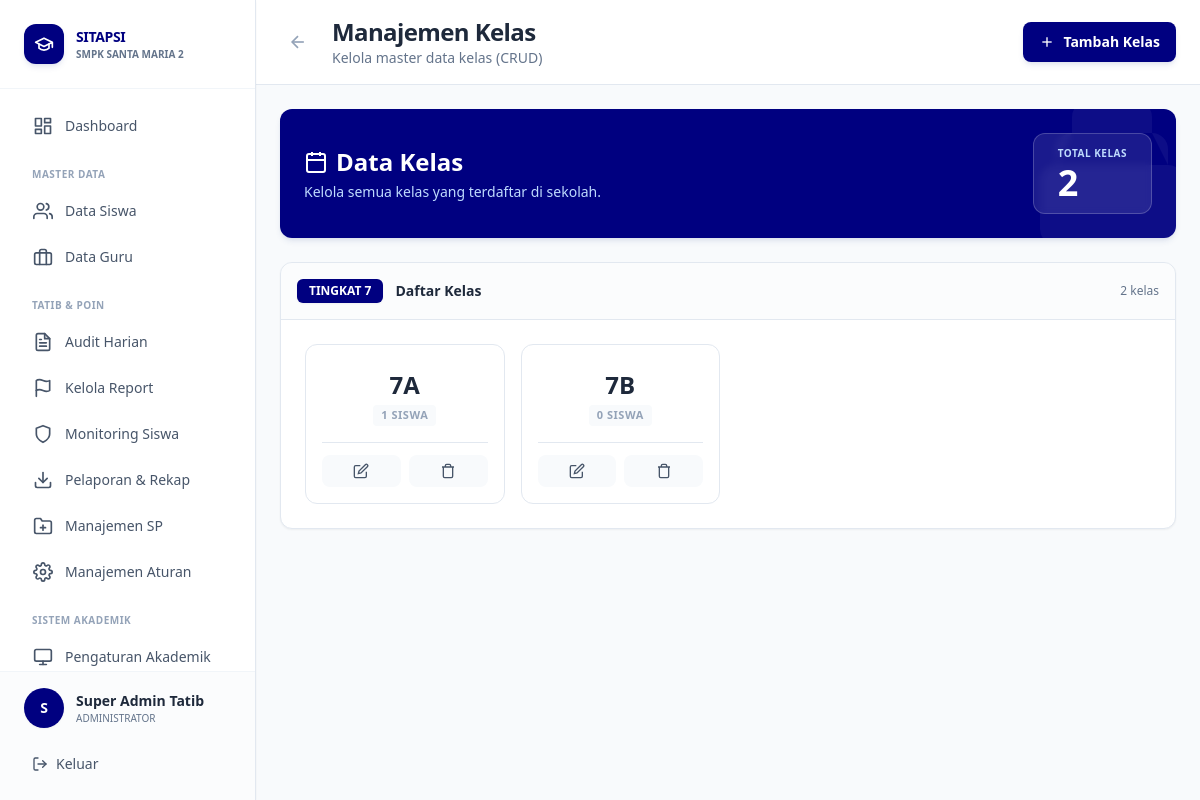
Before: /views/admin/manajemen_kelas.php (signed in) with the older database file.
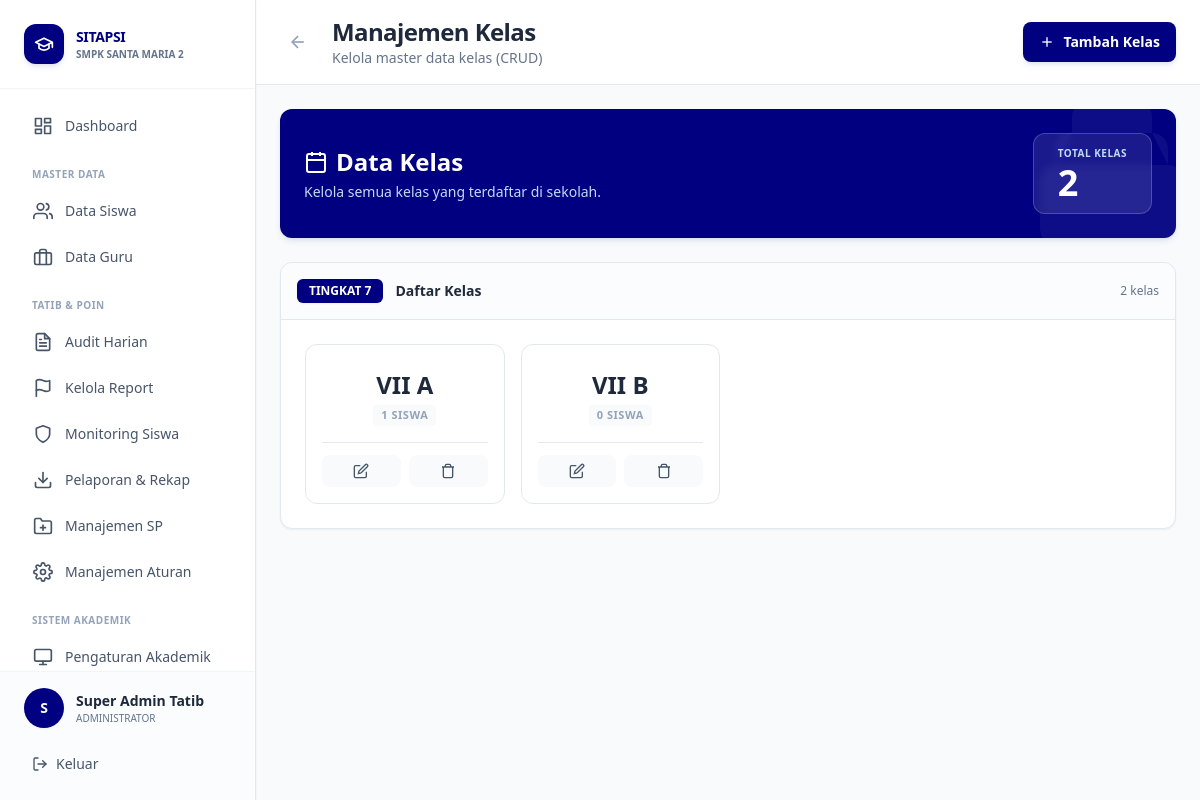
After: the same page with the newer database file.
### tables this page shows
CREATE TABLE tb_kelas (
    id_kelas INT AUTO_INCREMENT PRIMARY KEY,
    nama_kelas VARCHAR(10) NOT NULL,  
    tingkat INT NOT NULL  
);

### config/database.php (called while the page is built, shortened)
<?php
function getDBConnection() {
    static $pdo = null;
    if ($pdo === null) {
        try {
            $dsn = "mysql:host=" . DB_HOST . ";dbname=" . DB_NAME . ";charset=" . DB_CHARSET;
            $options = [
                PDO::ATTR_ERRMODE            => PDO::ERRMODE_EXCEPTION,
                PDO::ATTR_DEFAULT_FETCH_MODE => PDO::FETCH_ASSOC,
                PDO::ATTR_EMULATE_PREPARES   => false,
                PDO::MYSQL_ATTR_INIT_COMMAND => "SET NAMES " . DB_CHARSET
            ];
            $pdo = new PDO($dsn, DB_USER, DB_PASS, $options);
        } catch (PDOException $e) {
            error_log("Database Connection Error: " . $e->getMessage());
            die("Koneksi database gagal. Silakan hubungi administrator.");
        }
    }
    return $pdo;
}
function executeQuery($sql, $params = []) {
    $pdo = getDBConnection();
    $stmt = $pdo->prepare($sql);
    $stmt->execute($params);
    return $stmt;
}
function fetchOne($sql, $params = []) {
    $stmt = executeQuery($sql, $params);
    return $stmt->fetch();
}
function fetchAll($sql, $params = []) {
    $stmt = executeQuery($sql, $params);
    return $stmt->fetchAll();
}
?>

### views/admin/manajemen_kelas.php (the view, shortened to what this page needs)
<?php
require_once '../../config/database.php';
$kelas_list = fetchAll("SELECT * FROM tb_kelas ORDER BY tingkat, nama_kelas");
$kelas_by_tingkat = [];
foreach ($kelas_list as $k) {
    $kelas_by_tingkat[$k['tingkat']][] = $k;
}
$btn_primary = "px-4 py-2.5 bg-[#000080] text-white text-sm font-semibold rounded-lg shadow-md shadow-blue-900/10 hover:bg-blue-900 transition-all flex items-center justify-center";
$card_class = "bg-white border border-[#E2E8F0] rounded-xl shadow-sm";
?>
<!DOCTYPE html>
<html lang="id">
<head>
    <script src="https://cdn.tailwindcss.com"></script>
</head>
<body class="bg-[#F8FAFC]">
<div class="flex h-screen overflow-hidden">
    <?php include '../../includes/sidebar_admin.php'; ?>
    <div class="flex-1 overflow-auto lg:ml-64">
        <div class="bg-white border-b border-[#E2E8F0] px-6 pl-16 lg:pl-6 py-4 sticky top-0 z-30 flex justify-between items-center gap-4">
            <div class="flex items-center space-x-4">
                <a href="pengaturan_akademik.php" class="p-2 rounded-lg text-slate-400 hover:text-slate-600 hover:bg-slate-50 transition-colors">
                    <svg class="w-5 h-5" fill="none" stroke="currentColor" viewBox="0 0 24 24" stroke-width="2"><line x1="19" y1="12" x2="5" y2="12"></line><polyline points="12 19 5 12 12 5"></polyline></svg>
                </a>
                <div>
                    <h1 class="text-2xl font-extrabold text-slate-800 tracking-tight">Manajemen Kelas</h1>
                    <p class="text-sm font-medium text-slate-500">Kelola master data kelas (CRUD)</p>
                </div>
            </div>
            <button onclick="document.getElementById('modal-tambah').classList.remove('hidden')" class="<?= $btn_primary ?>">
                <svg class="w-4 h-4 mr-2" fill="none" stroke="currentColor" viewBox="0 0 24 24" stroke-width="2"><line x1="12" y1="5" x2="12" y2="19"></line><line x1="5" y1="12" x2="19" y2="12"></line></svg>
                <span class="hidden sm:inline">Tambah Kelas</span>
            </button>
        </div>
        <div class="p-6 space-y-6 max-w-7xl mx-auto">
            <div class="bg-[#000080] text-white rounded-xl shadow-md shadow-blue-900/10 p-6 relative overflow-hidden">
                <svg class="absolute right-0 top-0 text-white/5 w-48 h-48 transform translate-x-8 -translate-y-8" fill="currentColor" viewBox="0 0 24 24"><path d="M19 11H5m14 0a2 2 0 012 2v6a2 2 0 01-2 2H5a2 2 0 01-2-2v-6a2 2 0 012-2m14 0V9a2 2 0 00-2-2M5 11V9a2 2 0 012-2m0 0V5a2 2 0 012-2h6a2 2 0 012 2v2M7 7h10"></path></svg>
                <div class="relative z-10 flex flex-col sm:flex-row items-center justify-between gap-4 text-center sm:text-left">
                    <div>
                        <h2 class="text-2xl font-extrabold mb-1 flex items-center justify-center sm:justify-start">
                            <svg class="w-6 h-6 mr-2" fill="none" stroke="currentColor" viewBox="0 0 24 24" stroke-width="2"><rect x="3" y="4" width="18" height="18" rx="2" ry="2"></rect><line x1="16" y1="2" x2="16" y2="6"></line><line x1="8" y1="2" x2="8" y2="6"></line><line x1="3" y1="10" x2="21" y2="10"></line></svg>
                            Data Kelas
                        </h2>
                        <p class="text-blue-200 font-medium text-sm">Kelola semua kelas yang terdaftar di sekolah.</p>
                    </div>
                    <div class="bg-white/10 backdrop-blur-sm px-6 py-3 rounded-xl border border-white/20">
                        <p class="text-[10px] text-blue-200 uppercase tracking-wider font-bold mb-1">Total Kelas</p>
                        <p class="text-4xl font-extrabold leading-none"><?= count($kelas_list) ?></p>
                    </div>
                </div>
            </div>
            <?php foreach ($kelas_by_tingkat as $tingkat => $kelas_items): ?>
            <div class="<?= $card_class ?> overflow-hidden">
                <div class="p-4 border-b border-[#E2E8F0] bg-slate-50/50 flex items-center justify-between">
                    <div class="flex items-center">
                        <span class="bg-[#000080] text-white px-3 py-1 rounded-md text-xs font-bold mr-3 shadow-sm">TINGKAT <?= $tingkat ?></span>
                        <span class="font-bold text-slate-800 text-sm">Daftar Kelas</span>
                    </div>
                    <span class="text-xs font-medium text-slate-500"><?= count($kelas_items) ?> kelas</span>
                </div>
                <div class="p-6">
                    <div class="grid grid-cols-1 sm:grid-cols-2 lg:grid-cols-4 xl:grid-cols-6 gap-4">
                        <?php foreach ($kelas_items as $k):
                            $tahun_aktif = fetchOne("SELECT id_tahun FROM tb_tahun_ajaran WHERE status = 'Aktif' LIMIT 1");
                            $jumlah_siswa = fetchOne("
                                SELECT COUNT(*) as total
                                FROM tb_anggota_kelas
                                WHERE id_kelas = :id
                                AND id_tahun = :tahun
                            ", [
                                'id' => $k['id_kelas'],
                                'tahun' => $tahun_aktif['id_tahun']
                            ])['total'] ?? 0;
                        ?>
                        <div class="bg-white border border-[#E2E8F0] rounded-xl p-4 hover:border-[#000080]/30 hover:shadow-md transition-all group flex flex-col justify-between">
                            <div class="text-center mb-4 pt-2">
                                <h3 class="text-2xl font-extrabold text-slate-800 group-hover:text-[#000080] transition-colors"><?= htmlspecialchars($k['nama_kelas']) ?></h3>
                                <p class="text-[11px] font-bold text-slate-400 mt-1 uppercase tracking-wider bg-slate-50 inline-block px-2 py-0.5 rounded"><?= $jumlah_siswa ?> siswa</p>
                            </div>
                            <div class="flex space-x-2 border-t border-[#E2E8F0] pt-3">
                                <button onclick='editKelas(<?= json_encode($k) ?>)'
                                        class="flex-1 p-2 bg-slate-50 text-slate-600 rounded-lg hover:bg-blue-50 hover:text-blue-600 transition-colors flex justify-center" title="Edit">
                                    <svg class="w-4 h-4" fill="none" stroke="currentColor" viewBox="0 0 24 24" stroke-width="2"><path d="M11 4H4a2 2 0 0 0-2 2v14a2 2 0 0 0 2 2h14a2 2 0 0 0 2-2v-7"></path><path d="M18.5 2.5a2.121 2.121 0 0 1 3 3L12 15l-4 1 1-4 9.5-9.5z"></path></svg>
                                </button>
                                <button onclick="hapusKelas(<?= $k['id_kelas'] ?>, '<?= htmlspecialchars($k['nama_kelas']) ?>', <?= $jumlah_siswa ?>)"
                                        class="flex-1 p-2 bg-slate-50 text-slate-600 rounded-lg hover:bg-red-50 hover:text-red-600 transition-colors flex justify-center" title="Hapus">
                                    <svg class="w-4 h-4" fill="none" stroke="currentColor" viewBox="0 0 24 24" stroke-width="2"><path d="M3 6h18"></path><path d="M19 6v14a2 2 0 0 1-2 2H7a2 2 0 0 1-2-2V6m3 0V4a2 2 0 0 1 2-2h4a2 2 0 0 1 2 2v2"></path></svg>
                                </button>
                            </div>
                        </div>
                        <?php endforeach; ?>
                    </div>
                </div>
            </div>
            <?php endforeach; ?>
        </div>
    </div>
</div>
</body>
</html>

### includes/sidebar_admin.php (shortened to what this page needs)
<?php
$current_page = basename($_SERVER['PHP_SELF'], '.php');
$user_name = $_SESSION['nama_lengkap'] ?? ($user['nama_lengkap'] ?? 'Admin Tatib');
$initial = strtoupper(substr($user_name, 0, 1));
function getNavClass($isActive) {
    $base = "flex items-center justify-between px-4 py-2.5 rounded-lg text-sm font-medium transition-all duration-200 border border-transparent";
    return "$base text-slate-600 hover:text-[#000080] hover:bg-slate-50 hover:border-slate-200";
}
?>
<aside id="sidebar" class="fixed left-0 top-0 h-screen w-64 bg-white border-r border-[#E2E8F0] flex flex-col z-50 transition-transform duration-300 -translate-x-full lg:translate-x-0 shadow-sm">
    <div class="p-6 border-b border-[#F1F5F9]">
        <div class="flex items-center justify-between">
            <div class="flex items-center gap-3">
                <div class="w-10 h-10 rounded-xl flex items-center justify-center shadow-md bg-[#000080] shadow-blue-900/10 flex-shrink-0">
                    <svg class="w-5 h-5 text-white" fill="none" stroke="currentColor" viewBox="0 0 24 24" stroke-width="2" stroke-linecap="round" stroke-linejoin="round">
                        <path d="M22 10v6M2 10l10-5 10 5-10 5z"></path>
                        <path d="M6 12v5c3 3 9 3 12 0v-5"></path>
                    </svg>
                </div>
                <div>
                    <h1 class="text-sm font-extrabold text-[#000080] tracking-tight">SITAPSI</h1>
                    <p class="text-[10px] font-bold text-slate-500 truncate max-w-[140px]">SMPK SANTA MARIA 2</p>
                </div>
            </div>
        </div>
    </div>
    <nav class="flex-1 p-4 space-y-1 overflow-y-auto scrollbar-hide">
        <a href="dashboard.php" class="<?= getNavClass($current_page === 'dashboard') ?>">
            <div class="flex items-center gap-3">
                Dashboard
            </div>
        </a>
        <div class="pt-4 pb-1">
            <p class="px-4 text-[10px] font-bold tracking-wider text-slate-400 uppercase">Master Data</p>
        </div>
        <a href="data_siswa.php" class="<?= getNavClass($current_page === 'data_siswa') ?>">
            <div class="flex items-center gap-3">
                Data Siswa
            </div>
        </a>
        <a href="data_guru.php" class="<?= getNavClass($current_page === 'data_guru') ?>">
            <div class="flex items-center gap-3">
                <svg class="w-5 h-5" fill="none" stroke="currentColor" viewBox="0 0 24 24" stroke-width="2" stroke-linecap="round" stroke-linejoin="round"><rect x="2" y="7" width="20" height="14" rx="2" ry="2"></rect><path d="M16 21V5a2 2 0 0 0-2-2h-4a2 2 0 0 0-2 2v16"></path></svg>
                Data Guru
            </div>
        </a>
        <div class="pt-4 pb-1">
            <p class="px-4 text-[10px] font-bold tracking-wider text-slate-400 uppercase">Tatib & Poin</p>
        </div>
        <a href="audit_harian.php" class="<?= getNavClass($current_page === 'audit_harian') ?>">
            <div class="flex items-center gap-3">
                Audit Harian
            </div>
        </a>
        <a href="kelola_report.php" class="<?= getNavClass($current_page === 'kelola_report') ?>">
            <div class="flex items-center gap-3">
                <svg class="w-5 h-5" fill="none" stroke="currentColor" viewBox="0 0 24 24" stroke-width="2" stroke-linecap="round" stroke-linejoin="round"><path d="M4 15s1-1 4-1 5 2 8 2 4-1 4-1V3s-1 1-4 1-5-2-8-2-4 1-4 1z"></path><line x1="4" y1="22" x2="4" y2="15"></line></svg>
                Kelola Report
            </div>
        </a>
        <a href="monitoring_siswa.php" class="<?= getNavClass(in_array($current_page, ['monitoring_siswa', 'monitoring_siswa_list'])) ?>">
            <div class="flex items-center gap-3">
                <svg class="w-5 h-5" fill="none" stroke="currentColor" viewBox="0 0 24 24" stroke-width="2" stroke-linecap="round" stroke-linejoin="round"><path d="M12 22s8-4 8-10V5l-8-3-8 3v7c0 6 8 10 8 10z"></path></svg>
                Monitoring Siswa
            </div>
        </a>
        <a href="pelaporan_rekap.php" class="<?= getNavClass(in_array($current_page, ['pelaporan_rekap', 'rekapitulasi_kelas', 'rapor_karakter'])) ?>">
            <div class="flex items-center gap-3">
                <svg class="w-5 h-5" fill="none" stroke="currentColor" viewBox="0 0 24 24" stroke-width="2" stroke-linecap="round" stroke-linejoin="round"><path d="M21 15v4a2 2 0 0 1-2 2H5a2 2 0 0 1-2-2v-4"></path><polyline points="7 10 12 15 17 10"></polyline><line x1="12" y1="15" x2="12" y2="3"></line></svg>
                Pelaporan & Rekap
            </div>
        </a>
        <a href="manajemen_sp.php" class="<?= getNavClass($current_page === 'manajemen_sp') ?>">
            <div class="flex items-center gap-3">
                Manajemen SP
            </div>
        </a>
        <a href="manajemen_aturan.php" class="<?= getNavClass($current_page === 'manajemen_aturan') ?>">
            <div class="flex items-center gap-3">
                Manajemen Aturan
            </div>
        </a>
        <div class="pt-4 pb-1">
            <p class="px-4 text-[10px] font-bold tracking-wider text-slate-400 uppercase">Sistem Akademik</p>
        </div>
        <a href="pengaturan_akademik.php" class="<?= getNavClass(in_array($current_page, ['pengaturan_akademik', 'arsip_tahun', 'kenaikan_kelas'])) ?>">
            <div class="flex items-center gap-3">
                <svg class="w-5 h-5" fill="none" stroke="currentColor" viewBox="0 0 24 24" stroke-width="2" stroke-linecap="round" stroke-linejoin="round"><rect x="2" y="3" width="20" height="14" rx="2" ry="2"></rect><line x1="8" y1="21" x2="16" y2="21"></line><line x1="12" y1="17" x2="12" y2="21"></line></svg>
                Pengaturan Akademik
            </div>
        </a>
    </nav>
    <div class="p-4 border-t border-[#F1F5F9] bg-slate-50/50">
        <div class="flex items-center gap-3 mb-4 px-2">
            <div class="w-10 h-10 rounded-full bg-[#000080] flex items-center justify-center text-sm font-bold text-white shadow-sm">
                <?= $initial ?>
            </div>
            <div class="flex-1 min-w-0">
                <p class="text-sm font-bold text-slate-800 truncate"><?= htmlspecialchars($user_name) ?></p>
                <p class="text-[10px] font-medium text-slate-500 uppercase">Administrator</p>
            </div>
        </div>
        <a href="../../actions/logout.php" onclick="return confirm('Keluar dari aplikasi?')" class="flex w-full items-center justify-start text-sm font-medium px-4 py-2.5 rounded-md text-slate-600 hover:text-red-600 hover:bg-red-50 transition-colors">
            <svg class="w-4 h-4 mr-2" fill="none" stroke="currentColor" viewBox="0 0 24 24" stroke-width="2" stroke-linecap="round" stroke-linejoin="round"><path d="M9 21H5a2 2 0 0 1-2-2V5a2 2 0 0 1 2-2h4"></path><polyline points="16 17 21 12 16 7"></polyline><line x1="21" y1="12" x2="9" y2="12"></line></svg>
            Keluar
        </a>
    </div>
</aside>

Changed rows visible on the page:
changed tb_kelas id 1: nama_kelas "7A" → "VII A"
changed tb_kelas: nama_kelas "7B" → "VII B"
